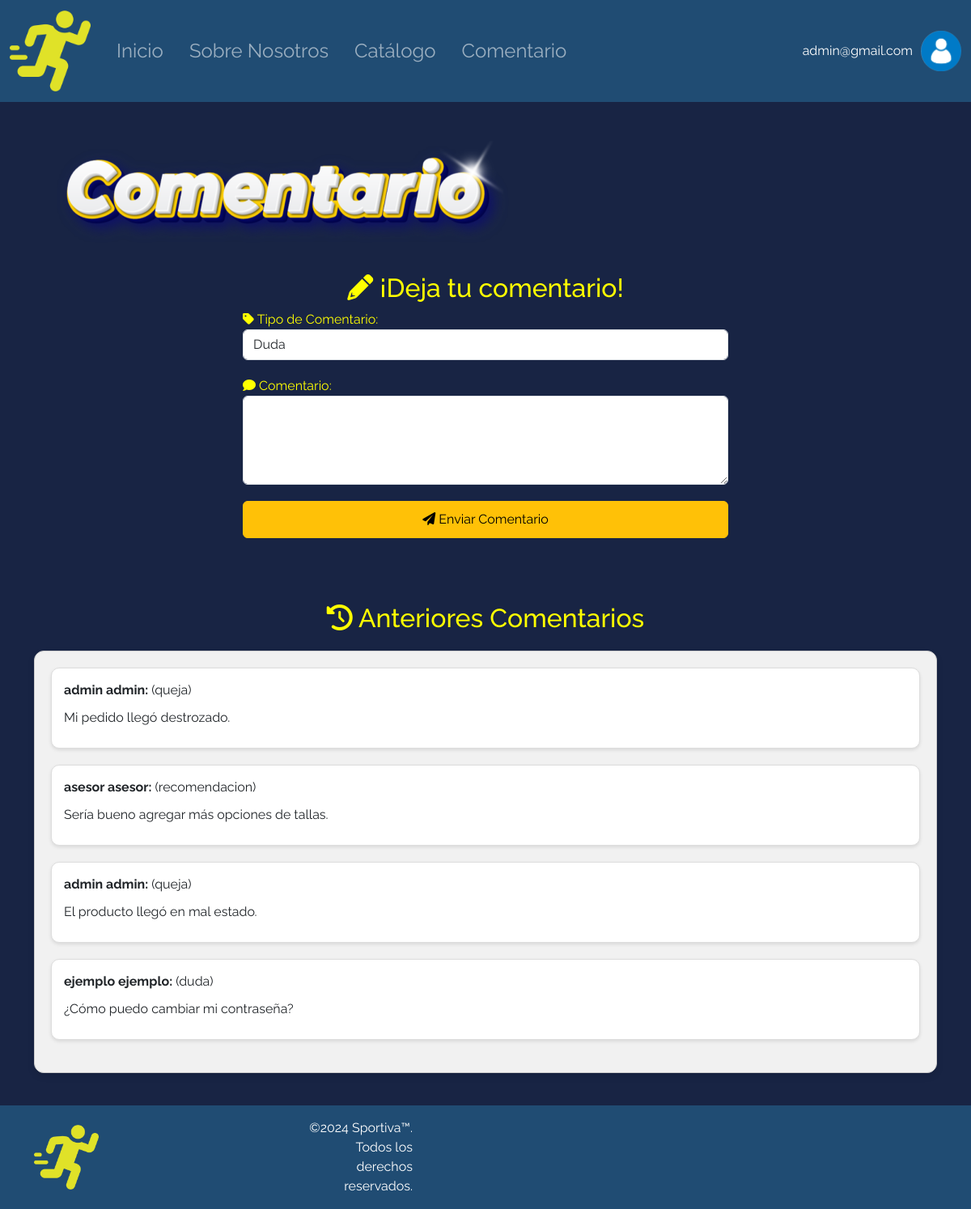
Screenshot of /Proyecto/Sportiva/paginas/comentarios.php (signed in) with the database file from the repository.
### tables this page shows
CREATE TABLE `comentario` (
  `idCom` int(8) NOT NULL,
  `tipCom` enum('duda','queja','recomendacion') NOT NULL,
  `comCom` varchar(200) NOT NULL,
  `usuCom` int(8) NOT NULL
);

CREATE TABLE `usuario` (
  `IDusu` int(8) NOT NULL,
  `nomUsu` varchar(100) DEFAULT NULL,
  `apeUsu` varchar(100) DEFAULT NULL,
  `mailUsu` varchar(100) NOT NULL,
  `contraUsu` varchar(100) DEFAULT NULL,
  `rolUsu` enum('Admin','Usuario','Asesor','Ban') NOT NULL
);

### Proyecto/Sportiva/paginas/comentarios.php (the view, shortened to what this page needs)
<?php
include_once("../componentes/header.php");
require_once("../connect/connect.php");
?>
<div class="container">
    <?php if (isset($_SESSION['IDusu'])): ?>
        <div class="form-section" style="margin-bottom: 40px;">
    <div class="image-container">
        <img src="../img/letra-comentario1.png" alt="Konectar" class="centered-image" style="margin-top: 20px; margin-bottom: 10px;">
    </div>
            <h2 style="color: yellow; text-align: center;">
                <i class="fas fa-pencil-alt"></i> ¡Deja tu comentario!
            </h2>
            <form action="../paginas/comentarios.php" method="post" style="max-width: 600px; margin: 0 auto;">
                <div class="form-group" style="margin-bottom: 20px;">
                    <label for="tipCom" style="color: yellow;"><i class="fas fa-tag"></i> Tipo de Comentario:</label>
                    <select class="form-control" id="tipCom" name="tipCom" required>
                        <option value="duda">Duda</option>
                    </select>
                </div>
                <div class="form-group" style="margin-bottom: 20px;">
                    <label for="comCom" style="color: yellow;"><i class="fas fa-comment"></i> Comentario:</label>
                    <textarea class="form-control" id="comCom" name="comCom" rows="4" required></textarea>
                </div>
                <button type="submit" class="btn btn-warning" style="width: 100%; padding: 10px; font-size: 16px;">
                    <i class="fas fa-paper-plane"></i> Enviar Comentario
                </button>
            </form>
        </div>
        <div style="height: 40px;"></div>
        <?php
        if (isset($_SESSION['rolUsu']) && ($_SESSION['rolUsu'] === 'Admin' || $_SESSION['rolUsu'] === 'Asesor')) {
            $consulta = "SELECT comentario.comCom, comentario.tipCom, comentario.idCom, comentario.usuCom, usuario.nomUsu, usuario.apeUsu
                         FROM comentario
                         JOIN usuario ON comentario.usuCom = usuario.IDusu
                         ORDER BY comentario.idCom DESC";
            $resultado = mysqli_query($con, $consulta);
            if ($resultado) {
                echo "<h2 style='color: yellow; text-align: center; margin-bottom: 20px;'><i class='fas fa-history'></i> Anteriores Comentarios</h2>";
                echo "<div style='background-color: #f1f1f1; border-radius: 12px; padding: 20px; border: 1px solid #ccc; box-shadow: 0 4px 8px rgba(0, 0, 0, 0.1);'>";
                while ($comentario = mysqli_fetch_assoc($resultado)) {
                    echo "<div class='comentario' style='background-color: #fff; border-radius: 10px; padding: 15px; margin-bottom: 20px; border: 1px solid #ddd; box-shadow: 0 2px 4px rgba(0, 0, 0, 0.1);'>";
                    echo "<p style='margin: 0;'><strong>" . htmlspecialchars($comentario['nomUsu']) . " " . htmlspecialchars($comentario['apeUsu']) . ":</strong> (" . htmlspecialchars($comentario['tipCom']) . ")</p>";
                    echo "<p style='margin: 10px 0;'>" . htmlspecialchars($comentario['comCom']) . "</p>";
                    echo "</div>";
                }
                echo "</div>";
            } else {
                echo "<p style='text-align: center;'><i class='fas fa-exclamation-triangle'></i> No hay comentarios disponibles.</p>";
            }
        } else {
            echo "<p style='text-align: center; color: yellow;'><i class='fas fa-exclamation-circle'></i> Solo los administradores y asesores pueden ver los comentarios.</p>";
        }
        ?>
<?php endif; ?>
</div>
<div style="height: 40px;"></div>
<?php include_once("../componentes/footer.php"); ?>

### Proyecto/Sportiva/componentes/header.php (shortened to what this page needs)
<?php
$icon = "iconousuario.png";
$dropdownVisible = false;
$userEmail = "";
if (isset($_SESSION['rolUsu'])) {
    $icon = "iconousuario2.png";
    $dropdownVisible = true;
    $userEmail = $_SESSION['mailUsu'];
}
?>
<!DOCTYPE html>
<html lang="es">
<head>
    <link href="https://cdn.jsdelivr.net/npm/bootstrap@5.3.2/dist/css/bootstrap.min.css" rel="stylesheet">
    <link rel="stylesheet" href="https://cdnjs.cloudflare.com/ajax/libs/font-awesome/6.0.0-beta3/css/all.min.css">
    <link rel="stylesheet" type="text/css" href="../css/estilos.css">
</head>
<body>
<header>
    <nav class="navbar navbar-expand-lg navbar-dark bg-body-tertiary" style="background-color: #204C73 !important;">
        <div class="container-fluid d-flex align-items-center justify-content-between">
            <a class="navbar-brand" href="../paginas/home.php">
                <img src="../img/logo.png" alt="Logo" style="max-width: 100px; height: auto;">
            </a>
            <div class="navbar-nav d-flex flex-row">
                <?php
                $paginas = array(
                    "Inicio" => "../paginas/home.php",
                    "Sobre Nosotros" => "../paginas/nosotros.php",
                    "Catálogo" => "../paginas/catalogo.php",
                    "Comentario" => "../paginas/comentarios.php"
                );
                foreach ($paginas as $pantallas => $links) {
                    echo "<a href='$links' class='nav-link text-yellow fs-4 px-3'>$pantallas</a>";
                }
                ?>
            </div>
            <div class="ms-auto position-relative">
                <?php if ($dropdownVisible): ?>
                <div class="user-info">
                    <span class="text-white"><?php echo htmlspecialchars($userEmail); ?></span>
                    <img src="../img/<?php echo $icon; ?>" alt="Usuario" style="max-width: 50px; height: auto; cursor: pointer;" id="userIcon">
                </div>
                <?php else: ?>
                <a href="../paginas/iniciosesion.php">
                    <img src="../img/<?php echo $icon; ?>" alt="Usuario" style="max-width: 50px; height: auto; cursor: pointer;" id="userIcon">
                </a>
                <?php endif; ?>
            </div>
        </div>
    </nav>
</header>
<main>

### Proyecto/Sportiva/componentes/footer.php (shortened to what this page needs)
</main>
<footer class="footer mt-auto py-3" style="background-color: #204C73; color: white;">
    <div class="container">
        <div class="row align-items-center justify-content-between">
            <div class="col-md-4 text-start">
                <a href="#">
                    <img src="../img/logo.png" alt="Logo" width="80" height="80">
                </a>
            </div>
            <div class="col-md-4 text-end">
                <p class="mb-0">&copy;2024 Sportiva™. Todos los derechos reservados.</p>
            </div>
        </div>
    </div>
</footer>
</body>
</html>

### Proyecto/Sportiva/css/estilos.css (style rules this page uses)
* { margin: 0; padding: 0; }
body { background-color: #182444; font-family: 'Raleway', sans-serif; min-height: 100vh; display: flex; flex-direction: column; }
.user-info { display: flex; align-items: center; gap: 10px; }
.footer { background-color: #204C73; color: white; padding: 20px 0; width: 100%; text-align: center; }
.footer .container { display: flex; justify-content: space-between; align-items: center; }
.footer img { max-width: 100%; height: auto; }
.footer p { margin: 0; }

### rows the page displays
comentario: usuCom.nomUsu "admin", usuCom.apeUsu "admin", tipCom "queja", comCom "Mi pedido llegó destrozado."
comentario: usuCom.nomUsu "asesor", usuCom.apeUsu "asesor", tipCom "recomendacion", comCom "Sería bueno agregar más opciones de tallas."
comentario: usuCom.nomUsu "admin", usuCom.apeUsu "admin", tipCom "queja", comCom "El producto llegó en mal estado."
comentario: usuCom.nomUsu "ejemplo", usuCom.apeUsu "ejemplo", tipCom "duda", comCom "¿Cómo puedo cambiar mi contraseña?"

### other values shown
$pantallas "Inicio"
$pantallas "Sobre Nosotros"
$pantallas "Catálogo"
$pantallas "Comentario"
$userEmail "admin@gmail.com"
